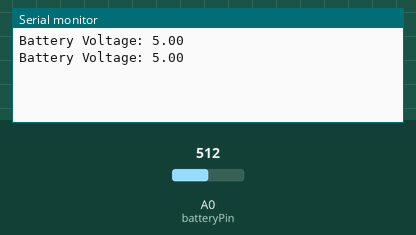
Simulated run of this sketch. Board: Arduino Uno, built with avr-gcc and run on an emulated ATmega328P. Shown: the last lines printed to the serial monitor. Inputs (shaded band) come from the test bench; at power-on: A0 (batteryPin) = 512.

Above: at 1.8 s.
1.9 s: A0 (batteryPin) set to 716
At 2.8 s:
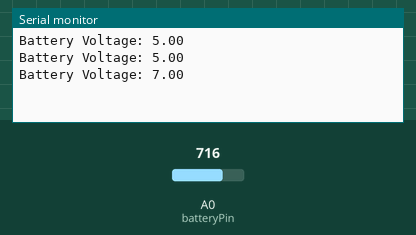
3.4 s: A0 (batteryPin) set to 900
At 4.7 s:
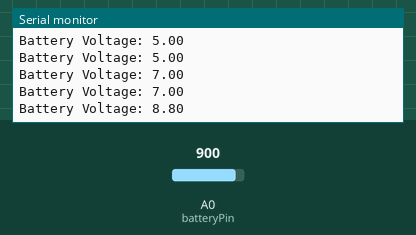
Timing chart, 0 to 6.4 s (numbered marks = the images above; inputs shaded):
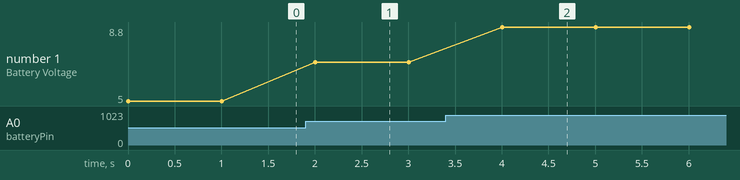

The sketch:

power_management.ino
```cpp
const int batteryPin = A0;  // Analog pin connected to the battery voltage divider

void setup() {
  Serial.begin(9600);
}

void loop() {
  // Read the battery voltage
  int sensorValue = analogRead(batteryPin);
  float voltage = sensorValue * (5.0 / 1023.0) * 2;  // Assuming a voltage divider with 2:1 ratio

  // Print the battery voltage
  Serial.print("Battery Voltage: ");
  Serial.println(voltage);

  delay(1000);  // Wait for 1 second
}
```

Measured:
- after the input at 1.9 s, the serial monitor: prints a new line after 0.10 s (image 1)
- after the input at 3.4 s, the serial monitor: prints a new line after 0.60 s (image 2)
- plotted number 1: 5 → 7 after the input at 1.9 s, 7 → 8.8 after the input at 3.4 s
